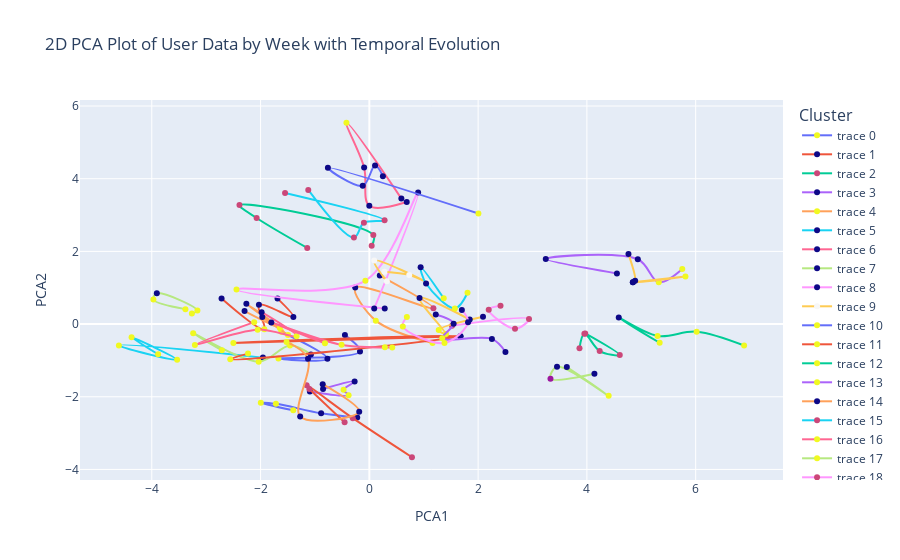

The notebook cell this image was saved under:
### Code cell
# Select a subset of unique CloudId values (e.g., the first 30 unique CloudIds)

unique_cloud_ids = reduced_bio['CloudId'].unique()[:30]

# Initialize a new figure
fig = go.Figure()

# Iterate over each selected CloudId and add a trace for each
for cloud_id in unique_cloud_ids:
    user_data = reduced_bio[reduced_bio['CloudId'] == cloud_id]
    fig.add_trace(go.Scatter(
        x=user_data['PCA1'],
        y=user_data['PCA2'],
        mode='lines+markers',
        line_shape='spline',
        text=user_data.apply(lambda row: '<br>'.join([f'{col}: {row[col]}' for col in ['Cluster']]), axis=1),
        # text=user_data.apply(lambda row: '<br>'.join([f'{col}: {row[col]}' for col in ['Weight', 'Basal Metabolic Rate', 'Basal Metabolic Rate Score', 'Degree Of Obesity Perc', 'Cluster']]), axis=1),
        # hoverinfo='text',
        marker_color=user_data['Cluster'],  # Adjusted marker size and color by cluster
        line=dict(shape='spline'),
    ))

fig.update_layout(
    title='2D PCA Plot of User Data by Week with Temporal Evolution',
    xaxis_title='PCA1',
    yaxis_title='PCA2',
    showlegend=True
)

# Add a legend to the plot
fig.update_layout(
    legend_title_text='Cluster',
    legend_title_font_size=16,
    legend_font_size=12
)

fig.show()

### Figure 1 — Plotly figure (JSON) as saved in the notebook; plotly's stock layout.template omitted (floating-point values rounded to 4 significant figures)
{"data": [{"line": {"shape": "spline"}, "marker": {"color": [4, 3, 4, 3, 3]}, "mode": "lines+markers", "text": ["Cluster: 4", "Cluster: 3", "Cluster: 4", "Cluster: 3", "Cluster: 3"], "type": "scatter", "x": [-1.618, -0.7704, -1.671, -0.1718, -0.4491], "y": [-0.2113, -0.9531, -0.9457, -0.7545, -0.3031]}, {"line": {"shape": "spline"}, "marker": {"color": [1, 1, 1, 4, 1]}, "mode": "lines+markers", "text": ["Cluster: 1", "Cluster: 1", "Cluster: 1", "Cluster: 4", "Cluster: 1"], "type": "scatter", "x": [-1.688, -1.397, -2.03, -1.931, -2.717], "y": [0.7004, 0.1971, 0.5286, -0.142, 0.7036]}, {"line": {"shape": "spline"}, "marker": {"color": [1, 1, 1, 1, 1]}, "mode": "lines+markers", "text": ["Cluster: 1", "Cluster: 1", "Cluster: 1", "Cluster: 1", "Cluster: 1"], "type": "scatter", "x": [-1.142, -2.073, -2.388, 0.0733, 0.04283], "y": [2.094, 2.919, 3.274, 2.45, 2.155]}, {"line": {"shape": "spline"}, "marker": {"color": [0, 3, 3, 0, 0]}, "mode": "lines+markers", "text": ["Cluster: 0", "Cluster: 3", "Cluster: 3", "Cluster: 0", "Cluster: 0"], "type": "scatter", "x": [-1.093, -0.381, -0.4741, -0.2706, -0.8512], "y": [-1.854, -1.956, -1.809, -1.578, -1.786]}, {"line": {"shape": "spline"}, "marker": {"color": [3, 3, 1, 2, 1]}, "mode": "lines+markers", "text": ["Cluster: 3", "Cluster: 3", "Cluster: 1", "Cluster: 2", "Cluster: 1"], "type": "scatter", "x": [1.162, 0.1188, -0.2596, 1.178, 0.1921], "y": [-0.5229, 0.09475, 1.005, 0.4367, 1.334]}, {"line": {"shape": "spline"}, "marker": {"color": [0, 4, 4, 4, 4]}, "mode": "lines+markers", "text": ["Cluster: 0", "Cluster: 4", "Cluster: 4", "Cluster: 4", "Cluster: 4"], "type": "scatter", "x": [-1.956, -4.605, -3.535, -4.371, -3.884], "y": [-0.9232, -0.5879, -0.9828, -0.3605, -0.8303]}, {"line": {"shape": "spline"}, "marker": {"color": [0, 0, 0, 1, 0]}, "mode": "lines+markers", "text": ["Cluster: 0", "Cluster: 0", "Cluster: 0", "Cluster: 1", "Cluster: 0"], "type": "scatter", "x": [0.6872, -0.0007782, -0.09606, -0.4213, 0.5891], "y": [3.357, 3.254, 4.307, 5.54, 3.452]}, {"line": {"shape": "spline"}, "marker": {"color": [3, 4, 4, 4, 4]}, "mode": "lines+markers", "text": ["Cluster: 3", "Cluster: 4", "Cluster: 4", "Cluster: 4", "Cluster: 4"], "type": "scatter", "x": [-1.074, -1.46, -2.035, -3.239, -2.711], "y": [-0.8354, -0.5877, -1.034, -0.2542, -0.7231]}, {"line": {"shape": "spline"}, "marker": {"color": [0, 0, 1, 1, 0]}, "mode": "lines+markers", "text": ["Cluster: 0", "Cluster: 0", "Cluster: 1", "Cluster: 1", "Cluster: 0"], "type": "scatter", "x": [0.08954, 0.8969, -0.07261, -2.443, 0.2828], "y": [0.4297, 3.621, 1.193, 0.9524, 0.4276]}, {"line": {"shape": "spline"}, "marker": {"color": [0, 0, 0, 0, 0]}, "mode": "lines+markers", "text": ["Cluster: 0", "Cluster: 0", "Cluster: 0", "Cluster: 0", "Cluster: 0"], "type": "scatter", "x": [0.3222, 0.08943, 1.051, 0.734, 0.2776], "y": [1.182, 1.746, 1.155, 1.349, 1.436]}, {"line": {"shape": "spline"}, "marker": {"color": [2, 1, 1, 1, 1]}, "mode": "lines+markers", "text": ["Cluster: 2", "Cluster: 1", "Cluster: 1", "Cluster: 1", "Cluster: 1"], "type": "scatter", "x": [2.005, -0.7623, -0.1218, 0.1055, 0.2492], "y": [3.041, 4.3, 3.807, 4.364, 4.071]}, {"line": {"shape": "spline"}, "marker": {"color": [4, 4, 3, 4, 3]}, "mode": "lines+markers", "text": ["Cluster: 4", "Cluster: 4", "Cluster: 3", "Cluster: 4", "Cluster: 3"], "type": "scatter", "x": [-2.231, -2.557, 1.675, -2.5, 1.675], "y": [-0.8125, -0.9691, -0.3326, -0.5196, -0.3326]}, {"line": {"shape": "spline"}, "marker": {"color": [5, 2, 5, 5, 5]}, "mode": "lines+markers", "text": ["Cluster: 5", "Cluster: 2", "Cluster: 5", "Cluster: 5", "Cluster: 5"], "type": "scatter", "x": [5.338, 4.586, 5.3, 6.018, 6.89], "y": [-0.514, 0.1779, -0.3276, -0.2096, -0.5903]}, {"line": {"shape": "spline"}, "marker": {"color": [5, 5, 2, 2, 2]}, "mode": "lines+markers", "text": ["Cluster: 5", "Cluster: 5", "Cluster: 2", "Cluster: 2", "Cluster: 2"], "type": "scatter", "x": [5.753, 5.321, 4.936, 3.244, 4.552], "y": [1.513, 1.149, 1.784, 1.791, 1.394]}, {"line": {"shape": "spline"}, "marker": {"color": [1, 4, 1, 4, 1]}, "mode": "lines+markers", "text": ["Cluster: 1", "Cluster: 4", "Cluster: 1", "Cluster: 4", "Cluster: 1"], "type": "scatter", "x": [-1.968, -1.495, -2.261, -1.645, -2.295], "y": [0.192, -0.299, 0.5576, -0.1097, 0.3578]}, {"line": {"shape": "spline"}, "marker": {"color": [1, 1, 1, 1, 1]}, "mode": "lines+markers", "text": ["Cluster: 1", "Cluster: 1", "Cluster: 1", "Cluster: 1", "Cluster: 1"], "type": "scatter", "x": [-1.55, 0.2802, -0.09978, -0.2839, -1.123], "y": [3.609, 2.855, 2.79, 2.38, 3.691]}, {"line": {"shape": "spline"}, "marker": {"color": [4, 4, 4, 4, 1]}, "mode": "lines+markers", "text": ["Cluster: 4", "Cluster: 4", "Cluster: 4", "Cluster: 4", "Cluster: 1"], "type": "scatter", "x": [-2.117, -3.207, -2.053, -1.338, -1.981], "y": [0.05281, -0.576, -0.1531, -0.3332, 0.3262]}, {"line": {"shape": "spline"}, "marker": {"color": [4, 4, 1, 4, 4]}, "mode": "lines+markers", "text": ["Cluster: 4", "Cluster: 4", "Cluster: 1", "Cluster: 4", "Cluster: 4"], "type": "scatter", "x": [-3.263, -3.161, -3.907, -3.97, -3.382], "y": [0.293, 0.3707, 0.8491, 0.673, 0.4113]}, {"line": {"shape": "spline"}, "marker": {"color": [2, 2, 2, 2, 2]}, "mode": "lines+markers", "text": ["Cluster: 2", "Cluster: 2", "Cluster: 2", "Cluster: 2", "Cluster: 2"], "type": "scatter", "x": [2.412, 2.195, 2.678, 2.935, 1.52], "y": [0.5029, 0.3954, -0.1278, 0.1396, -0.04373]}, {"line": {"shape": "spline"}, "marker": {"color": [2, 2, 3, 3, 2]}, "mode": "lines+markers", "text": ["Cluster: 2", "Cluster: 2", "Cluster: 3", "Cluster: 3", "Cluster: 2"], "type": "scatter", "x": [1.846, 0.9229, 1.409, 1.276, 2.09], "y": [0.1248, 0.7149, -0.2747, -0.1643, 0.2002]}, {"line": {"shape": "spline"}, "marker": {"color": [4, 4, 4, 3, 3]}, "mode": "lines+markers", "text": ["Cluster: 4", "Cluster: 4", "Cluster: 4", "Cluster: 3", "Cluster: 3"], "type": "scatter", "x": [-1.399, -1.996, -1.718, -0.8866, -0.2228], "y": [-2.371, -2.167, -2.194, -2.456, -2.574]}, {"line": {"shape": "spline"}, "marker": {"color": [3, 3, 3, 3, 3]}, "mode": "lines+markers", "text": ["Cluster: 3", "Cluster: 3", "Cluster: 3", "Cluster: 3", "Cluster: 3"], "type": "scatter", "x": [0.7836, -0.3038, -1.153, -0.455, -1.104], "y": [-3.665, -2.59, -1.687, -2.703, -1.784]}, {"line": {"shape": "spline"}, "marker": {"color": [5, 5, 5, 5, 5]}, "mode": "lines+markers", "text": ["Cluster: 5", "Cluster: 5", "Cluster: 5", "Cluster: 5", "Cluster: 5"], "type": "scatter", "x": [3.969, 4.604, 4.235, 3.953, 3.864], "y": [-0.2578, -0.8541, -0.742, -0.2685, -0.6659]}, {"line": {"shape": "spline"}, "marker": {"color": [2, 2, 3, 2, 2]}, "mode": "lines+markers", "text": ["Cluster: 2", "Cluster: 2", "Cluster: 3", "Cluster: 2", "Cluster: 2"], "type": "scatter", "x": [1.221, 1.55, 1.339, 2.253, 2.503], "y": [0.2631, 0.01149, -0.3901, -0.4074, -0.7679]}, {"line": {"shape": "spline"}, "marker": {"color": [3, 3, 3, 3, 4]}, "mode": "lines+markers", "text": ["Cluster: 3", "Cluster: 3", "Cluster: 3", "Cluster: 3", "Cluster: 4"], "type": "scatter", "x": [-0.8576, -0.1864, -1.272, -1.128, -1.521], "y": [-1.655, -2.413, -2.544, -0.9525, -0.4917]}, {"line": {"shape": "spline"}, "marker": {"color": [2, 0, 0, 2, 2]}, "mode": "lines+markers", "text": ["Cluster: 2", "Cluster: 0", "Cluster: 0", "Cluster: 2", "Cluster: 2"], "type": "scatter", "x": [1.368, 0.9431, 1.043, 1.573, 1.805], "y": [0.7099, 1.567, 1.117, 0.4305, 0.8607]}, {"line": {"shape": "spline"}, "marker": {"color": [3, 1, 3, 3, 3]}, "mode": "lines+markers", "text": ["Cluster: 3", "Cluster: 1", "Cluster: 3", "Cluster: 3", "Cluster: 3"], "type": "scatter", "x": [-0.8162, -1.802, -0.5106, 0.4207, 0.2852], "y": [-0.5305, 0.04554, -0.57, -0.6454, -0.6371]}, {"line": {"shape": "spline"}, "marker": {"color": [2, 5, 2, 3, 2]}, "mode": "lines+markers", "text": ["Cluster: 2", "Cluster: 5", "Cluster: 2", "Cluster: 3", "Cluster: 2"], "type": "scatter", "x": [3.631, 4.4, 3.451, 3.33, 4.138], "y": [-1.183, -1.975, -1.172, -1.504, -1.367]}, {"line": {"shape": "spline"}, "marker": {"color": [2, 2, 3, 3, 3]}, "mode": "lines+markers", "text": ["Cluster: 2", "Cluster: 2", "Cluster: 3", "Cluster: 3", "Cluster: 3"], "type": "scatter", "x": [1.701, 1.815, 1.381, 0.6152, 0.6896], "y": [0.3884, 0.04879, -0.521, -0.06406, 0.1961]}, {"line": {"shape": "spline"}, "marker": {"color": [2, 2, 2, 5, 2]}, "mode": "lines+markers", "text": ["Cluster: 2", "Cluster: 2", "Cluster: 2", "Cluster: 5", "Cluster: 2"], "type": "scatter", "x": [4.764, 4.887, 4.845, 5.812, 4.845], "y": [1.926, 1.196, 1.151, 1.309, 1.151]}], "layout": {"legend": {"font": {"size": 12}, "title": {"font": {"size": 16}, "text": "Cluster"}}, "showlegend": true, "title": {"text": "2D PCA Plot of User Data by Week with Temporal Evolution"}, "xaxis": {"title": {"text": "PCA1"}}, "yaxis": {"title": {"text": "PCA2"}}}}
